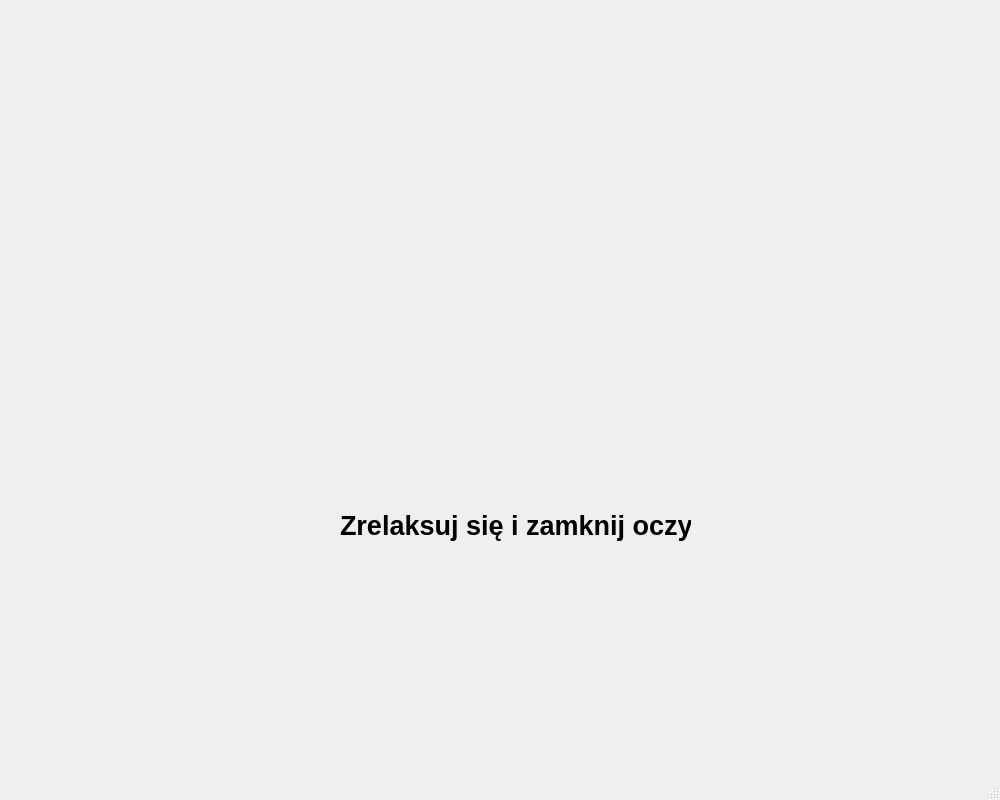
<?xml version="1.0" encoding="UTF-8"?>
<ui version="4.0">
 <class>RelaxWindow1</class>
 <widget class="QMainWindow" name="RelaxWindow1">
  <property name="geometry">
   <rect>
    <x>0</x>
    <y>0</y>
    <width>1000</width>
    <height>800</height>
   </rect>
  </property>
  <property name="windowTitle">
   <string>Badanie - reklamy</string>
  </property>
  <widget class="QWidget" name="centralwidget">
   <widget class="QLabel" name="label">
    <property name="geometry">
     <rect>
      <x>260</x>
      <y>10</y>
      <width>491</width>
      <height>741</height>
     </rect>
    </property>
    <property name="text">
     <string/>
    </property>
    <property name="pixmap">
     <pixmap>../../../../../../Pictures/118765552_1422230704642248_713059357020601265_n.jpg</pixmap>
    </property>
    <property name="scaledContents">
     <bool>true</bool>
    </property>
   </widget>
   <widget class="QLabel" name="label_2">
    <property name="geometry">
     <rect>
      <x>340</x>
      <y>500</y>
      <width>351</width>
      <height>51</height>
     </rect>
    </property>
    <property name="font">
     <font>
      <pointsize>20</pointsize>
      <bold>true</bold>
     </font>
    </property>
    <property name="autoFillBackground">
     <bool>true</bool>
    </property>
    <property name="text">
     <string>Zrelaksuj się i zamknij oczy</string>
    </property>
   </widget>
  </widget>
  <widget class="QMenuBar" name="menubar">
   <property name="geometry">
    <rect>
     <x>0</x>
     <y>0</y>
     <width>1000</width>
     <height>22</height>
    </rect>
   </property>
  </widget>
  <widget class="QStatusBar" name="statusbar"/>
 </widget>
 <resources/>
 <connections/>
</ui>
